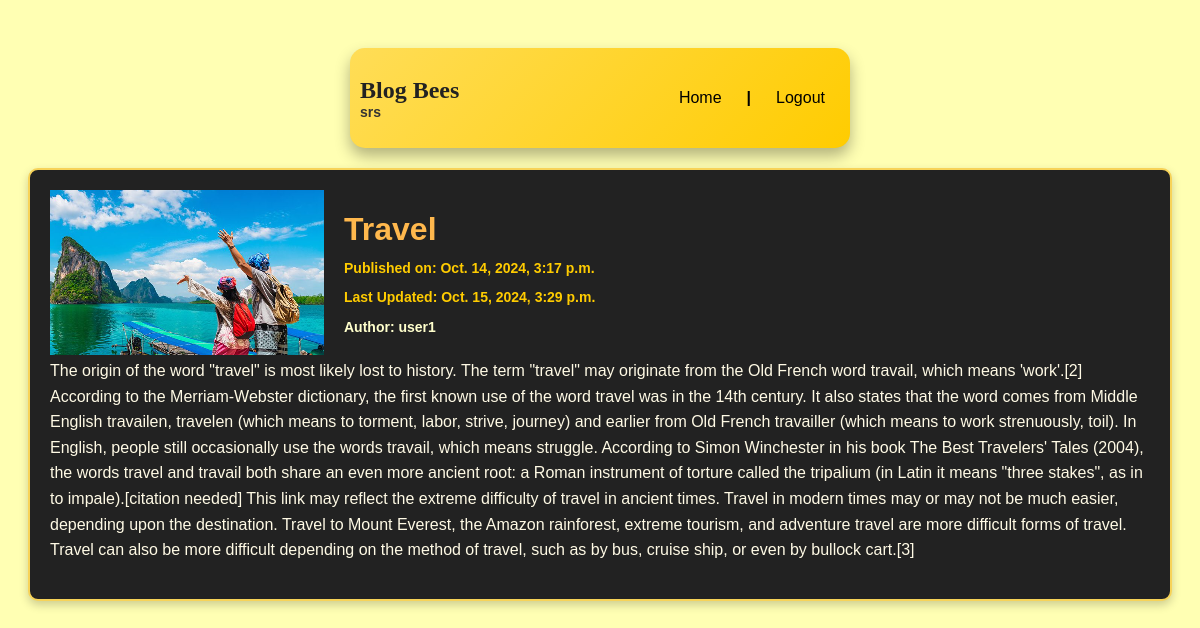
The app's page /post/1/ (signed in) with its own data.
### posts/models.py (models this page shows, shortened)
class Post(models.Model):
    title = models.CharField(max_length=200)
    content = models.TextField(default='Empty, no content')
    author = models.ForeignKey(User, on_delete=models.CASCADE, related_name='posts', default=1)
    created_at = models.DateTimeField(default=timezone.now)
    updated_at = models.DateTimeField(auto_now=True)
    image = models.ImageField(upload_to='post_images/', null=True, blank=True)  # New field

### posts/views.py (the view)
# urls.py: path('post/<str:pk>/', views.post, name='post'),  # View individual post
def post(request, pk):
    single_post = Post.objects.get(id=pk)  # Load individual post by ID
    return render(request, 'post.html', {'post': single_post})

### templates/post.html (shortened to what this page needs)
{% load static %}
<!DOCTYPE html>
<html lang="en">
<head>
    <link rel="stylesheet" href="{% static 'style.css' %}">
</head>
<body>
<div class="header">
    <div class="header-top">
        <div class="header-left">
            <a href="{% url 'posts' %}"><h2 class="bb">Blog Bees</h2></a>
            <p class="welcome">{{ user.username }}</p>
        </div>
        <div class="header-right">
            <a href="/" class="home-btn">Home</a>
            {% if user.is_authenticated %}
                <span class="separator">|</span>
                <a href="{% url 'logout' %}" class="logout-btn">Logout</a>
            {% else %}
                <span class="separator">|</span>
                <a href="{% url 'login' %}" class="login-btn">Login</a>
            {% endif %}
        </div>
    </div>
</div>
<div class="container-card">
    {% if post.image %}
        <img class="post-image" src="{{ post.image.url }}" alt="Post Image">
    {% endif %}
    <h1>{{ post.title }}</h1>
    <h5>Published on: {{ post.created_at }}</h5>
    <h5>Last Updated: {{ post.updated_at }}</h5>
    <h5 style="color: #ffffcc;">Author: {{ post.author.username }}</h5>
    <p>{{ post.content }}</p>
</div>
</body>
</html>

### static/style.css (style rules this page uses)
* { box-sizing: border-box; }
body { font-family: 'Trebuchet MS', Arial, sans-serif; padding: 20px; background: #ffffb3; color: #fff; }
.header { height: 100px; width: 500px; margin: 0 auto; background: linear-gradient(135deg, #ffdd57, #ffcc00); display: flex; justify-content: center; align-items: center; border-radius: 15px; box-shadow: 0 8px 15px rgba(0, 0, 0, 0.3); }
.header h2 { color: #222; font-family: 'Lucida Handwriting', cursive; }
.header { background: linear-gradient(135deg, #ffdd57, #ffcc00); padding: 15px 30px; border-radius: 15px; box-shadow: 0 8px 15px rgba(0, 0, 0, 0.3); display: flex; justify-content: space-between; align-items: center; max-width: 800px; margin: 20px auto; }
.header-right { display: flex; align-items: center; gap: 15px; }
.welcome { margin: 0; font-size: 18px; color: #333; font-weight: bold; }
.logout-btn { background-color: rgba(255, 77, 77, 0.8); color: white; border: none; padding: 10px 15px; border-radius: 5px; cursor: pointer; font-size: 16px; text-decoration: none; transition: background 0.3s, transform 0.2s; }
a { text-decoration: none; }

### templates/post.html (style rules this page uses)
.post-image { float: left; margin-right: 20px; }
.container-card { position: relative; overflow: auto; padding: 20px; background-color: #222; color: #fffae5; margin-top: 20px; border-radius: 10px; border: 2px solid #f7d358; box-shadow: 0 4px 10px rgba(0, 0, 0, 0.2); transition: transform 0.3s ease; }
.container-card h2, .container-card h1 { color: #ffb84d; }
.container-card h5 { color: #ffcc00; margin-top: -10px; font-size: 14px; }
.container-card p { line-height: 1.6; }
.header { display: flex; background-color: #f6d600; padding: 10px; }
.header-top { display: flex; justify-content: space-between; width: 100%; }
.header-left { display: flex; flex-direction: column; width: 100%; }
.header-right { display: flex; gap: 10px; }
.bb { margin-top: auto; margin-bottom: 0px; max-width: 200px; }
.welcome { font-size: 14px; margin-bottom: auto; }
.separator { font-weight: bold; color: black; }
.home-btn, .logout-btn, .login-btn { color: black; background: none; border: none; border-radius: 5px; font-size: 16px; cursor: pointer; position: relative; padding: 10px 15px; transition: background-color 0.3s ease; }

### records on screen
Post: image (picture), title "Travel", created_at "Oct. 14, 2024, 3:17 p.m.", updated_at "Oct. 15, 2024, 3:29 p.m.", author.username "user1", content "The origin of the word \"travel\" is most likely lost to history. The term \"travel\" may originate from the Old French word travail, which means 'work'.[2] According to the Merriam-Webster dictionary, the first known use of the word travel was in the 14th century. It also states that the word comes from Middle English travailen, travelen (which means to torment, labor, strive, journey) and earlier from Old French travailler (which means to work strenuously, toil). In English, people still occasionally use the words travail, which means struggle. According to Simon Winchester in his book The Best Travelers' Tales (2004), the words travel and travail both share an even more ancient root: a Roman…"

### other values on screen
{{ user.username }} "srs"
